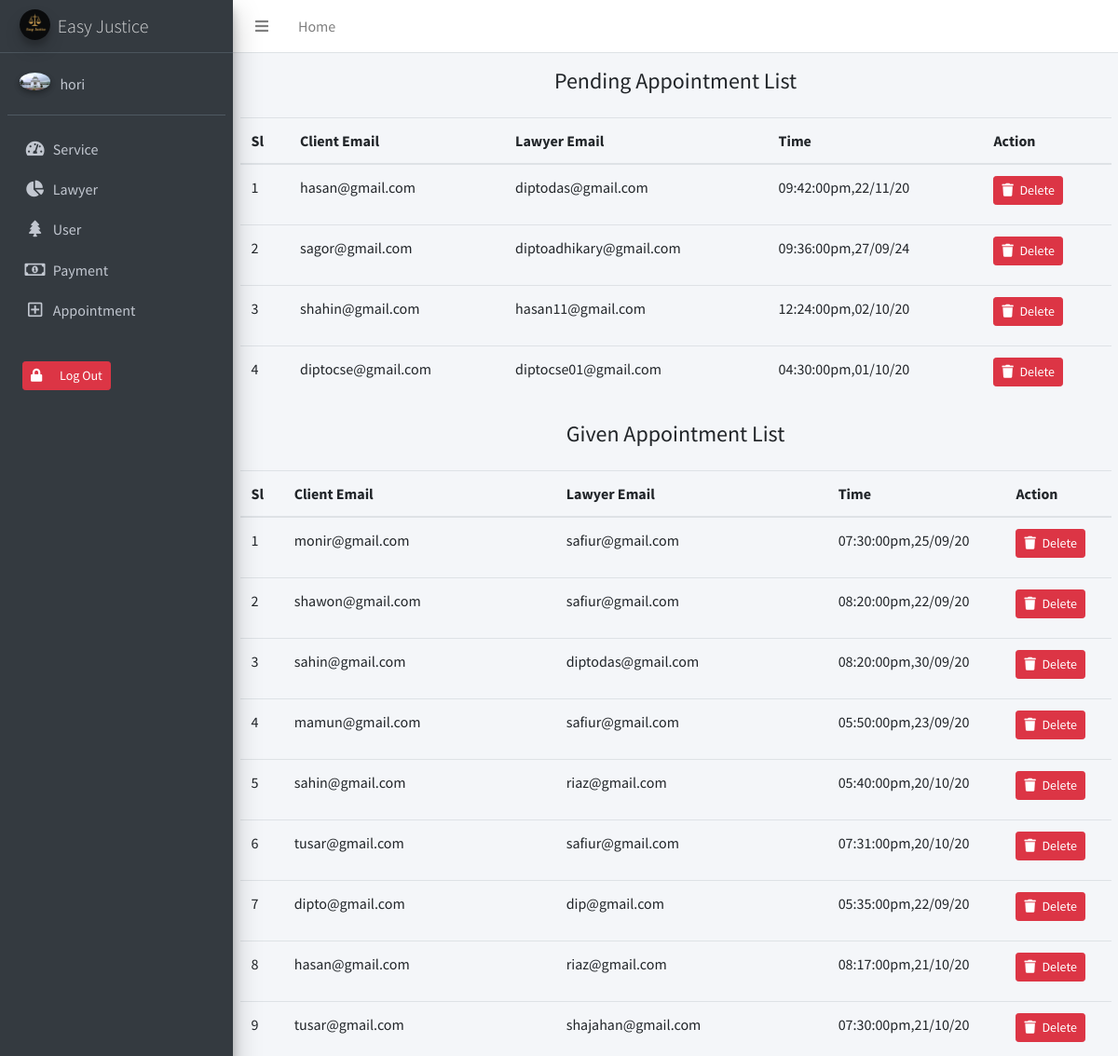
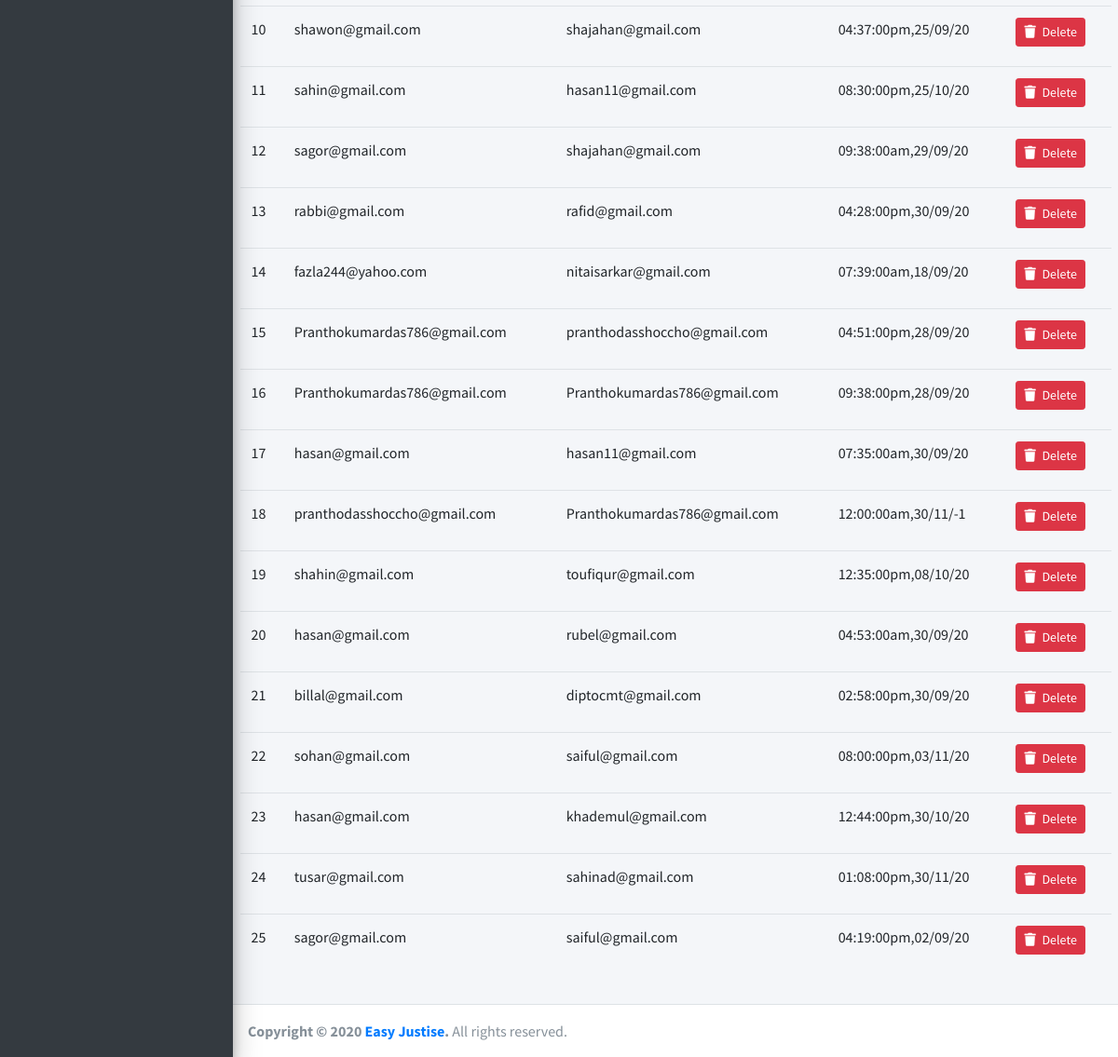
The page /Admin/appointment.php (signed in) on the database its author committed (2 pictures, top to bottom).
### tables this page shows
CREATE TABLE `appointment` (
  `id` int(11) NOT NULL,
  `cid` int(11) NOT NULL,
  `clname` varchar(50) NOT NULL,
  `lid` int(11) NOT NULL,
  `lname` varchar(50) NOT NULL,
  `vname` varchar(255) NOT NULL,
  `rel` varchar(255) NOT NULL,
  `address` varchar(255) NOT NULL,
  `payment` varchar(10) NOT NULL,
  `pexpr` int(6) NOT NULL,
  `pno` int(50) NOT NULL,
  `cdet` text NOT NULL,
  `atime` datetime DEFAULT NULL,
  `status` tinyint(4) NOT NULL DEFAULT 0,
  `time` timestamp NOT NULL DEFAULT current_timestamp()
);

### class/class.php (called while the page is built, shortened)
<?php
class database
{
   public $link;
   public function __construct()
   {
      $this->link = mysqli_connect('localhost', 'larajaha_lawu', 'Password101!', 'larajaha_law') or die("error is:".mysqli_connect_error());
   }
   public function select($data)
   {
      $sel = mysqli_query($this->link, $data);
      if ($sel) {
         return $sel;
      }
   }
}

### Admin/appointment.php (the view, shortened to what this page needs)
<?php include('inc/header.php'); ?>
<div class="content-wrapper">
    <div class="container py-3">
        <h4 class="text-center mb-4">Pending Appointment List</h4>
        <div class="appoint" style='overflow-x:scroll'>
            <table class="table">
                <thead>
                    <tr>
                        <th scope="col">Sl</th>
                        <th scope="col">Client Email</th>
                        <th scope="col">Lawyer Email</th>
                        <th scope="col">Time</th>
                        <th scope="col">Action</th>
                    </tr>
                </thead>
                <tbody>
                    <?php
                    $i = 1;
                    $que = "SELECT * FROM `appointment` WHERE status=0";
                    $quer = $db->select($que);
                    if (mysqli_num_rows($quer) >= 1) {
                        while ($row = mysqli_fetch_assoc($quer)) { ?>
                            <tr>
                                <td>
                                    <?php echo $i++; ?>
                                </td>
                                <td>
                                    <?php echo $row['clname']; ?>
                                </td>
                                <td valign="top">
                                    <p><?php echo $row['lname']; ?></p>
                                </td>
                                <td>
                                    <p><?php echo date("h:i:sa,d/m/y", strtotime($row['atime'])); ?></p>
                                </td>
                                <td>
                                    <a class="btn btn-danger btn-sm" href="?adid=<?php echo $row['id']; ?>">
                                        <i class="fas fa-trash mr-1"></i>
                                        Delete
                                    </a>
                                </td>
                            </tr>
                    <?php
                        }
                    } else {
                        echo "<td><h5 style='text:center'>Sorry....Yor have no Message</h5></td>";
                    }
                    ?>
                </tbody>
            </table>
        </div>
        <h4 class="text-center mb-4">Given Appointment List</h4>
        <div class="appoint" style='overflow-x:scroll'>
            <table class="table">
                <thead>
                    <tr>
                        <th scope="col">Sl</th>
                        <th scope="col">Client Email</th>
                        <th scope="col">Lawyer Email</th>
                        <th scope="col">Time</th>
                        <th scope="col">Action</th>
                    </tr>
                </thead>
                <tbody>
                    <?php
                    $i = 1;
                    $que = "SELECT * FROM `appointment` WHERE status=1";
                    $quer = $db->select($que);
                    if (mysqli_num_rows($quer) >= 1) {
                        while ($row = mysqli_fetch_assoc($quer)) { ?>
                            <tr>
                                <td>
                                    <?php echo $i++; ?>
                                </td>
                                <td>
                                    <?php echo $row['clname']; ?>
                                </td>
                                <td>
                                    <p><?php echo $row['lname']; ?></p>
                                </td>
                                <td>
                                    <p><?php echo date("h:i:sa,d/m/y", strtotime($row['atime'])); ?></p>
                                </td>
                                <td>
                                    <a class="btn btn-danger btn-sm" href="?adid=<?php echo $row['id']; ?>">
                                         <i class="fas fa-trash mr-1"></i>
                                        Delete
                                    </a>
                                </td>
                            </tr>
                    <?php
                        }
                    } else {
                        echo "<td><h5 style='text:center'>Sorry....Yor have no Message</h5></td>";
                    }
                    ?>
                </tbody>
            </table>
        </div>
    </div>
</div>
<?php include('inc/footer.php'); ?>

### Admin/inc/header.php (shortened to what this page needs)
<?php
include('../class/class.php');
$db = new database;
?>
<!DOCTYPE html>
<html lang="en">
<head>
    <link rel="stylesheet" href="plugins/fontawesome-free/css/all.min.css">
    <link rel="stylesheet" href="https://code.ionicframework.com/ionicons/2.0.1/css/ionicons.min.css">
    <link rel="stylesheet" href="dist/css/adminlte.min.css">
    <link rel="stylesheet" href="../../plugins/summernote/summernote-bs4.min.css">
</head>
<body class="hold-transition sidebar-mini">
    <div class="wrapper">
        <nav class="main-header navbar navbar-expand navbar-white navbar-light">
            <ul class="navbar-nav">
                <li class="nav-item">
                    <a class="nav-link" data-widget="pushmenu" href="#" role="button"><i class="fas fa-bars"></i></a>
                </li>
                <li class="nav-item d-none d-sm-inline-block">
                    <a href="index" class="nav-link">Home</a>
                </li>
            </ul>
        </nav>
        <aside class="main-sidebar sidebar-dark-primary elevation-4">
            <a href="index" class="brand-link">
                <img src="../img/logo.png" alt="AdminLTE Logo" class="brand-image img-circle elevation-3" style="opacity: .8">
                <span class="brand-text font-weight-light">Easy Justice</span>
            </a>
            <div class="sidebar">
                <div class="user-panel mt-3 pb-3 mb-3 d-flex">
                    <div class="image">
                        <img src="../img/Supreme-Court.jpg" class="img-circle elevation-2" alt="User Image">
                    </div>
                    <div class="info">
                        <a href="index" class="d-block">
                            <?php
                            echo $_SESSION['adminname'];
                            ?>
                        </a>
                    </div>
                </div>
                <nav class="mt-2">
                    <ul class="nav nav-pills nav-sidebar flex-column" data-widget="treeview" role="menu" data-accordion="false">
                        <li class="nav-item">
                            <a href="service" class="nav-link">
                                <i class="nav-icon fas fa-tachometer-alt"></i>
                                <p>
                                    Service
                                </p>
                            </a>
                        </li>
                        <li class="nav-item">
                            <a href="lawyer" class="nav-link">
                                <i class="nav-icon fas fa-chart-pie"></i>
                                <p>
                                    Lawyer
                                </p>
                            </a>
                        </li>
                        <li class="nav-item">
                            <a href="user" class="nav-link">
                                <i class="nav-icon fas fa-tree"></i>
                                <p>
                                    User
                                </p>
                            </a>
                        </li>
                          <li class="nav-item">
                            <a href="order" class="nav-link">
                                <i class="nav-icon far fa-money-bill-alt"></i>
                                <p>
                                    Payment
                                </p>
                            </a>
                        </li>
                        <li class="nav-item">
                            <a href="appointment" class="nav-link">
                                <i class="nav-icon far fa-plus-square"></i>
                                <p>
                                    Appointment
                                </p>
                            </a>
                        </li>
                        <li class="nav-item px-3">
                                <form action="" method="POST">
                                    <button name="logout" style="margin: 2rem 0rem;" class="btn btn-sm btn-danger">
                                        <i class="fas fa-lock mr-3"></i>
                                        Log Out</button>
                                </form>
                        </li>
                    </ul>
                </nav>
            </div>
        </aside>

### Admin/inc/footer.php (shortened to what this page needs)
<footer class="main-footer">
    <strong>Copyright &copy; <?php echo date('Y'); ?> <a href="https://adminlte.io">Easy Justise</a>.</strong> All rights reserved.
</footer>
</div>
</body>
</html>

### rows shown on the page
appointment: clname "hasan@gmail.com", lname "diptodas@gmail.com", atime "09:42:00pm,22/11/20"
appointment: clname "sagor@gmail.com", lname "diptoadhikary@gmail.com", atime "09:36:00pm,27/09/24"
appointment: clname "shahin@gmail.com", lname "hasan11@gmail.com", atime "12:24:00pm,02/10/20"
appointment: clname "diptocse@gmail.com", lname "diptocse01@gmail.com", atime "04:30:00pm,01/10/20"
appointment: clname "monir@gmail.com", lname "safiur@gmail.com", atime "07:30:00pm,25/09/20"
appointment: clname "shawon@gmail.com", lname "safiur@gmail.com", atime "08:20:00pm,22/09/20"
appointment: clname "sahin@gmail.com", lname "diptodas@gmail.com", atime "08:20:00pm,30/09/20"
appointment: clname "mamun@gmail.com", lname "safiur@gmail.com", atime "05:50:00pm,23/09/20"
appointment: clname "sahin@gmail.com", lname "riaz@gmail.com", atime "05:40:00pm,20/10/20"
appointment: clname "tusar@gmail.com", lname "safiur@gmail.com", atime "07:31:00pm,20/10/20"
appointment: clname "dipto@gmail.com", lname "dip@gmail.com", atime "05:35:00pm,22/09/20"
appointment: clname "hasan@gmail.com", lname "riaz@gmail.com", atime "08:17:00pm,21/10/20"
appointment: clname "tusar@gmail.com", lname "shajahan@gmail.com", atime "07:30:00pm,21/10/20"
appointment: clname "shawon@gmail.com", lname "shajahan@gmail.com", atime "04:37:00pm,25/09/20"
appointment: clname "sahin@gmail.com", lname "hasan11@gmail.com", atime "08:30:00pm,25/10/20"
appointment: clname "sagor@gmail.com", lname "shajahan@gmail.com", atime "09:38:00am,29/09/20"
appointment: clname "rabbi@gmail.com", lname "rafid@gmail.com", atime "04:28:00pm,30/09/20"
appointment: clname "fazla244@yahoo.com", lname "nitaisarkar@gmail.com", atime "07:39:00am,18/09/20"
appointment: clname "Pranthokumardas786@gmail.com", lname "pranthodasshoccho@gmail.com", atime "04:51:00pm,28/09/20"
appointment: clname "Pranthokumardas786@gmail.com", lname "Pranthokumardas786@gmail.com", atime "09:38:00pm,28/09/20"
appointment: clname "hasan@gmail.com", lname "hasan11@gmail.com", atime "07:35:00am,30/09/20"
appointment: clname "pranthodasshoccho@gmail.com", lname "Pranthokumardas786@gmail.com", atime "12:00:00am,30/11/-1"
appointment: clname "shahin@gmail.com", lname "toufiqur@gmail.com", atime "12:35:00pm,08/10/20"
appointment: clname "hasan@gmail.com", lname "rubel@gmail.com", atime "04:53:00am,30/09/20"
appointment: clname "billal@gmail.com", lname "diptocmt@gmail.com", atime "02:58:00pm,30/09/20"
appointment: clname "sohan@gmail.com", lname "saiful@gmail.com", atime "08:00:00pm,03/11/20"
appointment: clname "hasan@gmail.com", lname "khademul@gmail.com", atime "12:44:00pm,30/10/20"
appointment: clname "tusar@gmail.com", lname "sahinad@gmail.com", atime "01:08:00pm,30/11/20"
appointment: clname "sagor@gmail.com", lname "saiful@gmail.com", atime "04:19:00pm,02/09/20"

### other values the page prints
$_SESSION['adminname'] "hori"
